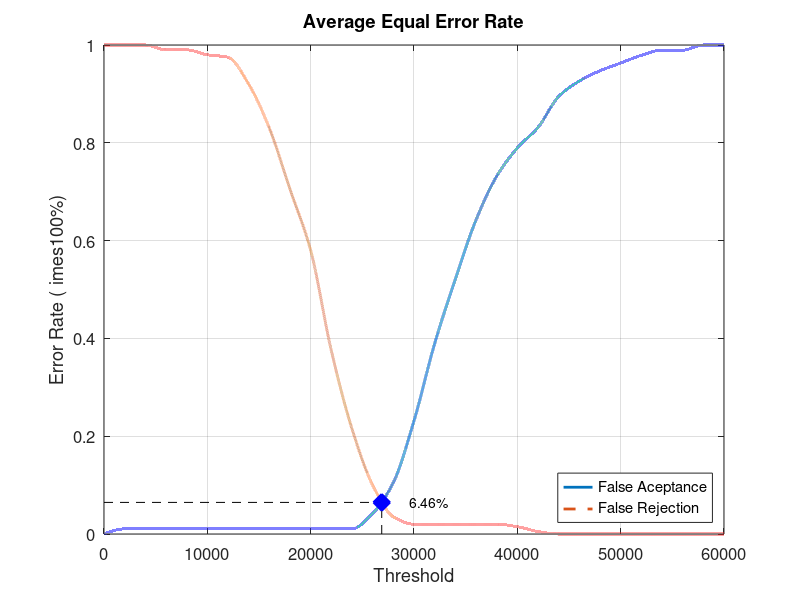
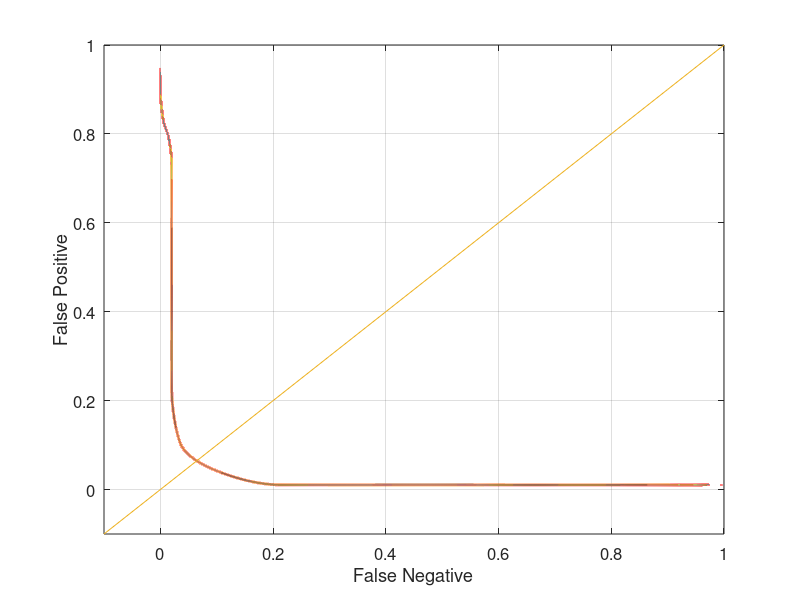

Reproduce these figures in MATLAB, in order.
close all;
clear;
clc;
x = 0:2000:60000;
xq = 0:0.5:60000;

y0 = [0 0.0105263 0.0105263 0.0105263 0.0105263 0.0105263 0.0105263 0.0105263 0.0105263 0.0105263 0.0105263 0.0105263 0.0105263 0.0421053 0.105263 0.231579 0.389474 0.521053 0.642105 0.731579 0.789474 0.831579 0.894737 0.926316 0.947368 0.963158 0.978947 0.989474 0.989474 1 1]
yy0 = interp1(x, y0, xq, 'pchip');
y1 = [1 1 1 0.99 0.99 0.98 0.975 0.92 0.83 0.705 0.58 0.375 0.215 0.1 0.035 0.02 0.02 0.02 0.02 0.02 0.015 0.005 0 0 0 0 0 0 0 0 0]
yy1 = interp1(x, y1, xq, 'pchip');

% Calculating EER: 
y2 = abs(y0 - y1);
find(y2 == min(y2))
yy2 = abs(yy0 - yy1);
xEER = find(yy2 == min(yy2));
xEERIndex = xq(xEER) % X-axis EER
yEER = yy0(xEER) % Y-axis EER

main = figure
plot(xq, yy0,'-','LineWidth', 2);	hold on
plot(xq, yy1,'--','LineWidth', 2);	hold on
plot([xEERIndex xEERIndex], [0 yEER], 'k--');	hold on
plot([0 xEERIndex], [yEER yEER], 'k--');	hold on
plot(xEERIndex, yEER, 'bx', 'LineWidth', 10);	hold on
text(xEERIndex + 10 * xEERIndex / 100, yEER, [num2str(round((10000 * yEER)) / 100) '%'])
legend('False Aceptance', 'False Rejection', 'Location', 'SouthEast')
xlabel('Threshold')
ylabel('Error Rate (	imes100%)')
title('Average Equal Error Rate')
set(gca, 'FontSize', 12)
axis([0 60000 0 1])
grid on

print(main, 'Database4_4Main', '-dpng');
FNRxFPR = figure('Color', [1 1 1]);
plot(yy1, yy0, '-', yy1, yy0, 'LineWidth', 2);
hold on
y = -0.1:0.1:1
plot(y, y); 
set(gca, 'FontSize', 12)
xlabel('False Negative')
ylabel('False Positive')
axis([-0.1 1 -0.1 1])
set(gca, 'FontSize', 12)
grid on

print(FNRxFPR, 'Database4_4FNRxFPR','-dpng');
